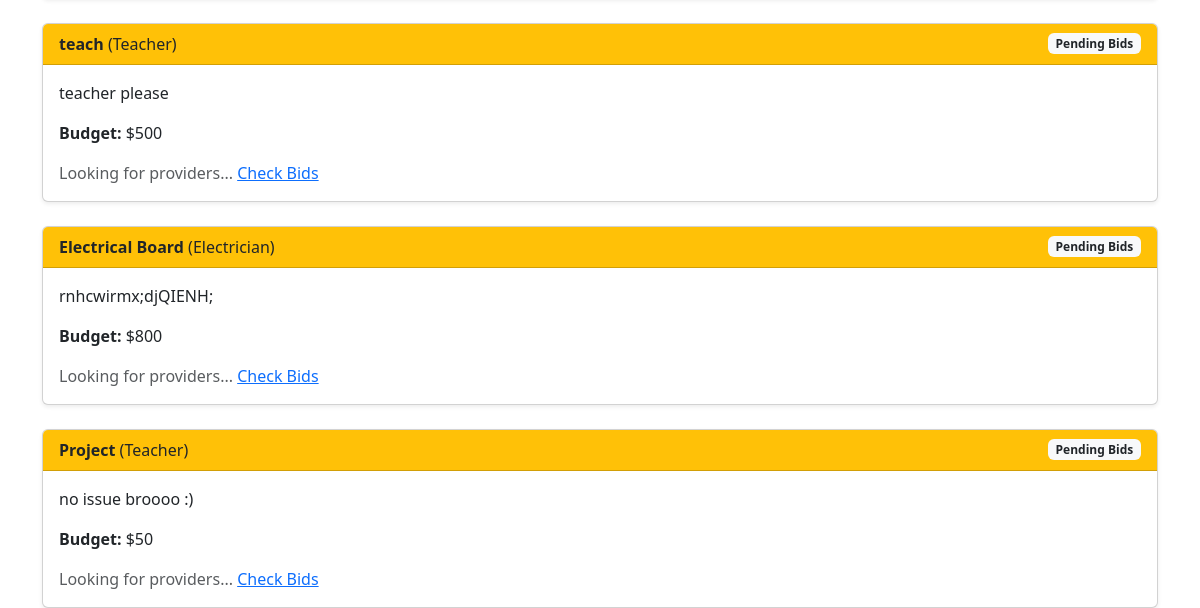
Before: /my_orders (signed in, lower part) with the older database file.
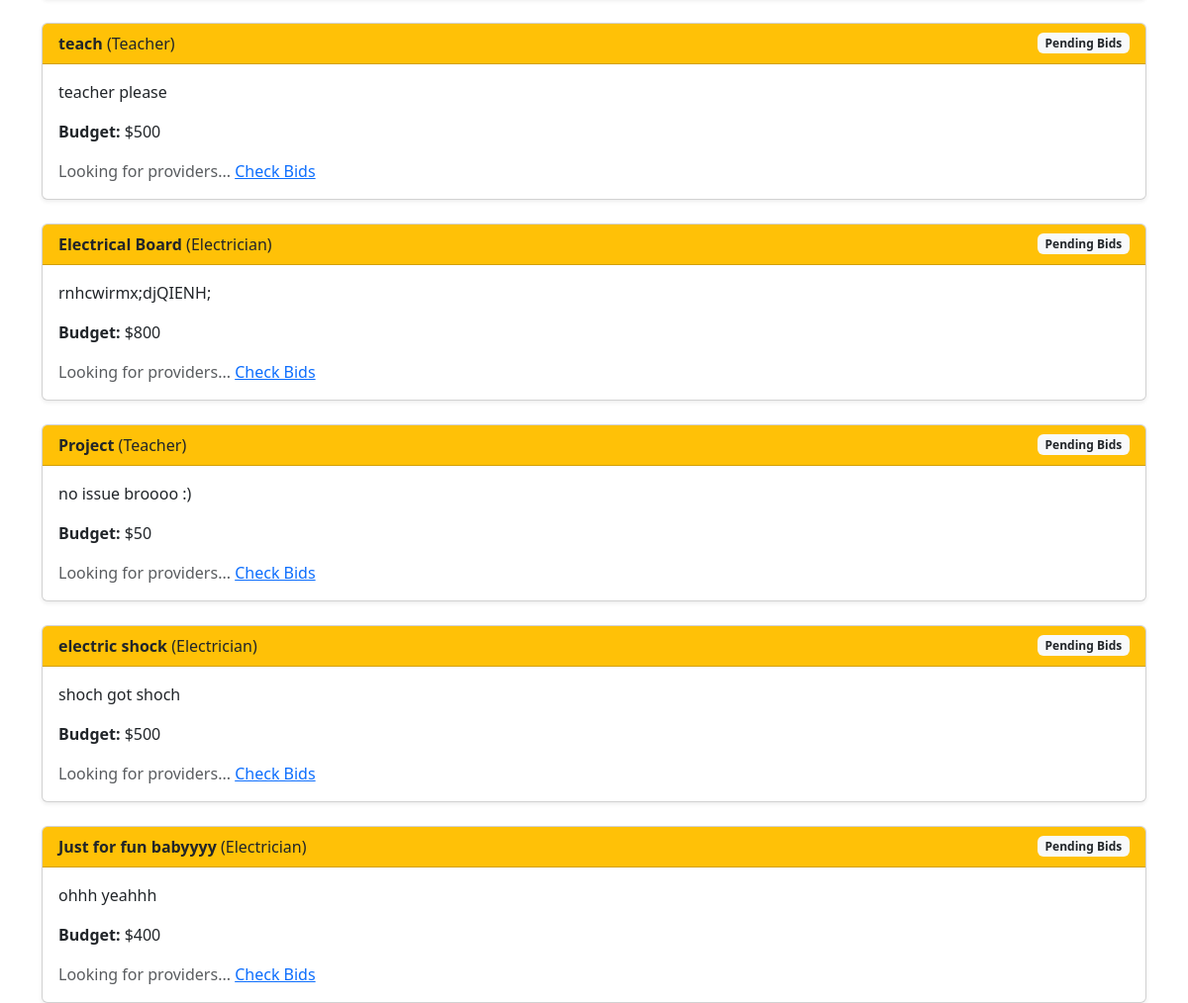
After: the same page with the newer database file.
### app.py (models this page shows)
class service_request(db.Model):
    id=db.Column(db.Integer, primary_key=True)
    consumer_id=db.Column(db.Integer, nullable=False)
    con_latitude = db.Column(db.Float, nullable=False)
    con_longitude = db.Column(db.Float, nullable=False)
    service_title=db.Column(db.String(200), nullable=False)
    service_type=db.Column(db.String(50), nullable=False)
    budget=db.Column(db.Integer, nullable=False)
    desc=db.Column(db.String(500), nullable=False)
    is_active=db.Column(db.Boolean, default=True)
    is_inprogress=db.Column(db.Boolean, default=False)
    assigned_provider_id=db.Column(db.Integer, nullable=True)
    created_at=db.Column(db.DateTime, default=db.func.current_timestamp())

### app.py (the view)
@app.route('/my_orders')
def my_orders():
    if 'user_id' not in session:
        return redirect(url_for('login'))
    con_id = session['user_id']
    orders = db.session.query(service_request, users).outerjoin(users, service_request.assigned_provider_id == users.id)\
        .filter(service_request.consumer_id == con_id).all()
    return render_template('consumer/my_orders.html', orders=orders)

### templates/consumer/my_orders.html (shortened to what this page needs)
{% extends 'base.html' %}
{% block body %}
<div class="container mt-5">
    <div class="row row-cols-1 g-4">
        {% for req, provider in orders %}
        <div class="col">
            <div class="card shadow-sm">
                <div class="card-header d-flex justify-content-between align-items-center
                    {% if req.is_inprogress %}bg-success text-white{% elif req.is_active %}bg-warning text-dark{% else %}bg-secondary text-white{% endif %}">
                    <span><strong>{{ req.service_title }}</strong> ({{ req.service_type }})</span>
                    {% if req.is_inprogress %}
                        <span class="badge bg-light text-success">In Progress</span>
                    {% elif req.is_active %}
                        <span class="badge bg-light text-dark">Pending Bids</span>
                    {% else %}
                        <span class="badge bg-dark">Completed/Closed</span>
                    {% endif %}
                </div>
                <div class="card-body">
                    <p class="card-text">{{ req.desc }}</p>
                    <p><strong>Budget:</strong> ${{ req.budget }}</p>
                    {% if req.is_inprogress and provider %}
                        <div class="alert alert-light border">
                            <h5>Provider Details:</h5>
                            <p><strong>Name:</strong> {{ provider.full_name }}</p>
                            <p><strong>Email:</strong> <a href="mailto:{{ provider.email }}">{{ provider.email }}</a></p>
                            <hr>
                            <p class="text-muted small">Work is currently underway. Click below only when the job is done.</p>
                            <a href="{{ url_for('close_order', req_id=req.id) }}"
                               class="btn btn-danger"
                               onclick="return confirm('Are you sure the work is finished?');">
                               Mark as Completed
                            </a>
                        </div>
                    {% elif req.is_active %}
                        <div class="text-muted">
                            Looking for providers... <a href="{{ url_for('view_bids', req_id=req.id) }}">Check Bids</a>
                        </div>
                    {% else %}
                         <p class="text-center text-muted"><em>This order is closed.</em></p>
                    {% endif %}
                </div>
            </div>
        </div>
        {% endfor %}
    </div>
</div>
{% endblock body %}

Changed rows visible on the page:
added service_request: service_title "electric shock", service_type "Electrician", is_inprogress "Pending Bids", desc "shoch got shoch", budget "500"
added service_request: service_title "Just for fun babyyyy", service_type "Electrician", is_inprogress "Pending Bids", desc "ohhh yeahhh", budget "400"
